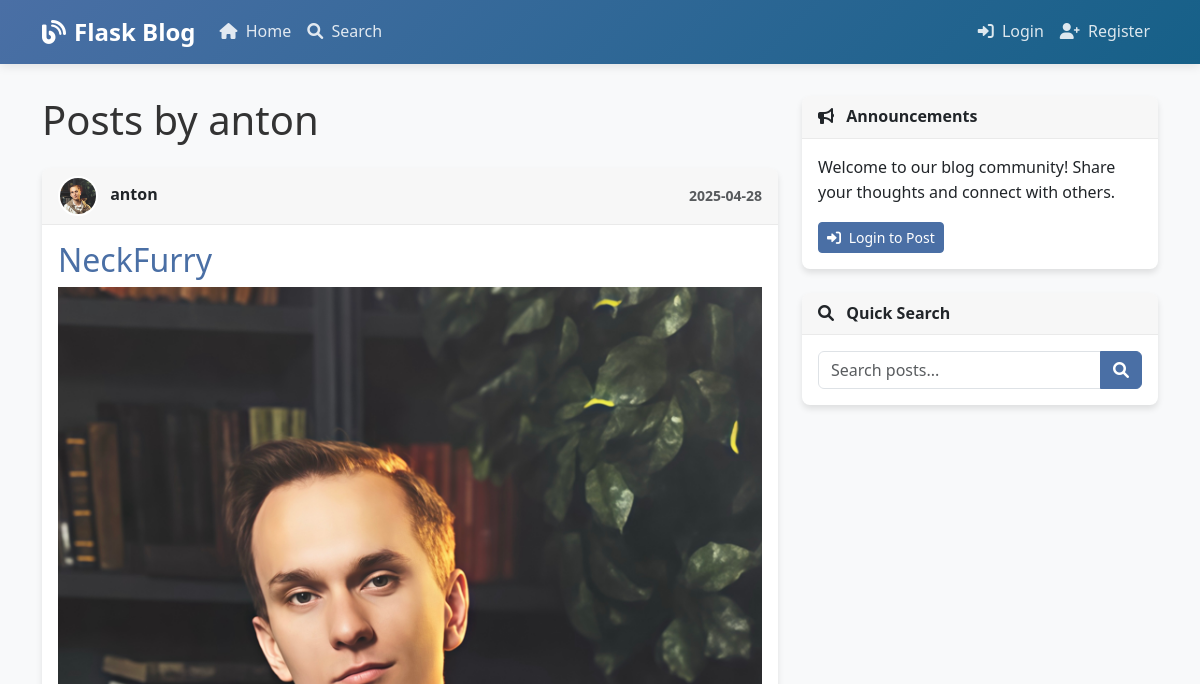
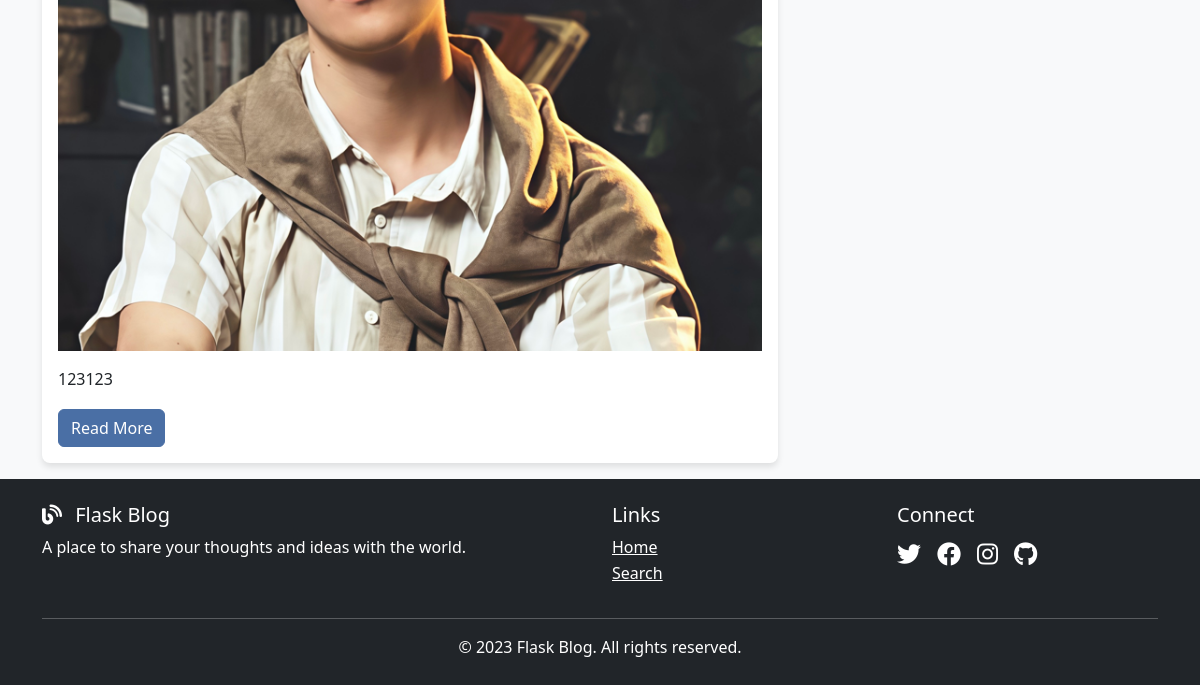
Page /user/anton on the earlier database version (2 pictures, top to bottom).
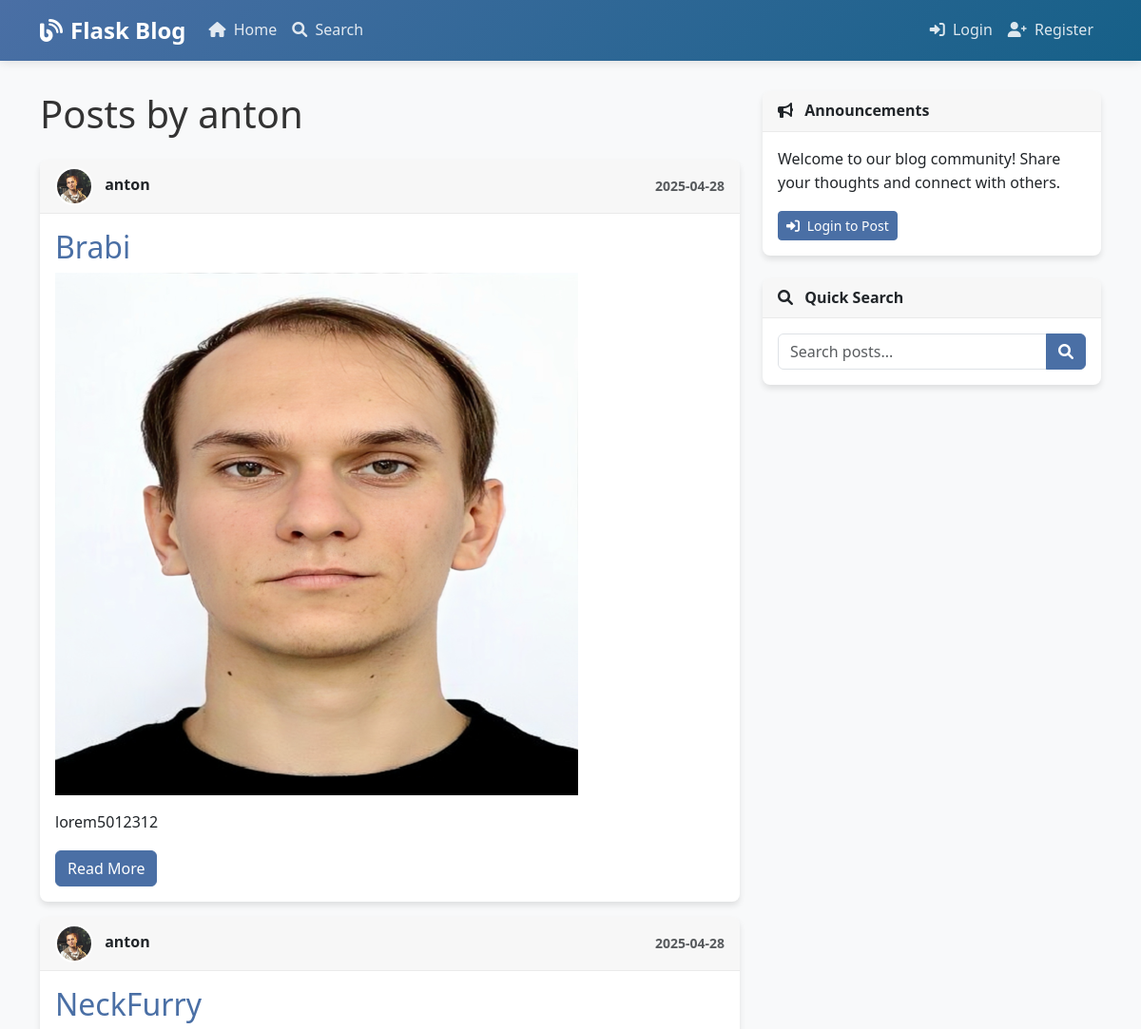
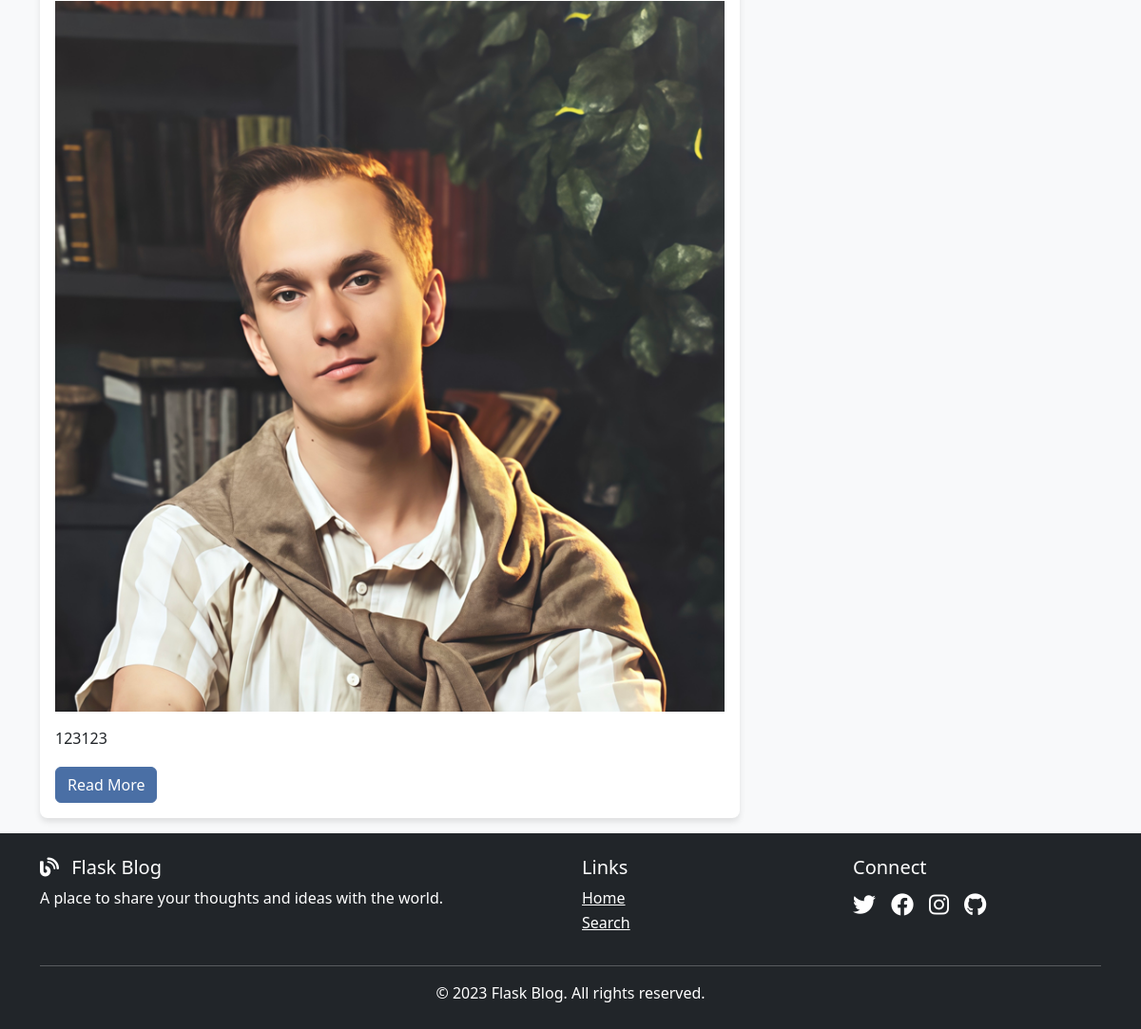
Same page on the later database version (2 pictures, top to bottom).
### app/models/post.py (models this page shows, shortened)
class Post(db.Model):
    id = db.Column(db.Integer, primary_key=True)
    title = db.Column(db.String(100), nullable=False)
    content = db.Column(db.Text, nullable=False)
    image_file = db.Column(db.String(20), nullable=True)
    created_at = db.Column(db.DateTime, nullable=False, default=datetime.utcnow)
    updated_at = db.Column(db.DateTime, onupdate=datetime.utcnow)
    user_id = db.Column(db.Integer, db.ForeignKey('user.id'), nullable=False)

### app/models/user.py (models this page shows, shortened)
class User(db.Model, UserMixin):
    id = db.Column(db.Integer, primary_key=True)
    username = db.Column(db.String(20), unique=True, nullable=False)
    email = db.Column(db.String(120), unique=True, nullable=False)
    password_hash = db.Column(db.String(128), nullable=False)
    profile_image = db.Column(db.String(20), nullable=False, default='default.jpg')
    created_at = db.Column(db.DateTime, nullable=False, default=datetime.utcnow)
    posts = db.relationship('Post', backref='author', lazy=True)

### app/controllers/posts.py (the view)
@posts_bp.route('/user/<string:username>')
def user_posts(username):
    from app.models.user import User
    page = request.args.get('page', 1, type=int)
    user = User.query.filter_by(username=username).first_or_404()
    posts = Post.query.filter_by(author=user)\
        .order_by(Post.created_at.desc())\
        .paginate(page=page, per_page=5)
    return render_template('posts/user_posts.html', posts=posts, user=user)

### app/templates/posts/user_posts.html (shortened to what this page needs)
{% extends "base.html" %}
{% block content %}
    <h1 class="mb-4">Posts by {{ user.username }}</h1>
    {% for post in posts.items %}
        <article class="card mb-3">
            <div class="card-header">
                <div class="d-flex justify-content-between align-items-center">
                    <div>
                        <img class="rounded-circle article-img" src="{{ url_for('static', filename='uploads/' + user.profile_image) }}" width="40" height="40">
                        <span class="ms-2">{{ user.username }}</span>
                    </div>
                    <small class="text-muted">{{ post.created_at.strftime('%Y-%m-%d') }}</small>
                </div>
            </div>
            <div class="card-body">
                <h2 class="card-title">
                    <a href="{{ url_for('posts.post', post_id=post.id) }}" class="text-decoration-none">{{ post.title }}</a>
                </h2>
                {% if post.image_file %}
                    <img src="{{ url_for('static', filename='uploads/' + post.image_file) }}" class="img-fluid mb-3" alt="{{ post.title }}">
                {% endif %}
                <p class="card-text">{{ post.content|truncate(200) }}</p>
                <a href="{{ url_for('posts.post', post_id=post.id) }}" class="btn btn-primary">Read More</a>
            </div>
        </article>
    {% endfor %}
{% endblock content %}

Differences in the rows shown:
added Post: profile_image (picture), {{ user.username }} "anton", created_at "2025-04-28", title "Brabi", image_file (picture), content "lorem5012312"
